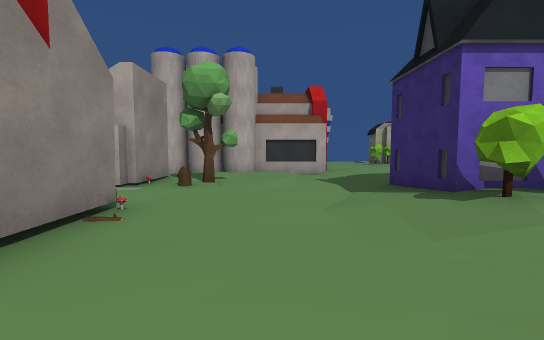
View 1 (above)

18 first-person views from a walk through a 3-D level made in the Unity game engine. The camera is 1.3 m above the floor, tilts 4° down and sees 90° across. The floor is counted in squares, 2 m on a side. Each view is taken from the middle of a square. On the plan, view 1 faces up. The plan holds only what a view shows up to about 9 squares ahead; the rest is blank.

View 2
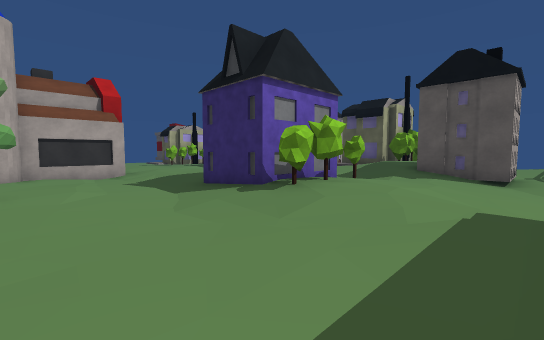

View 3
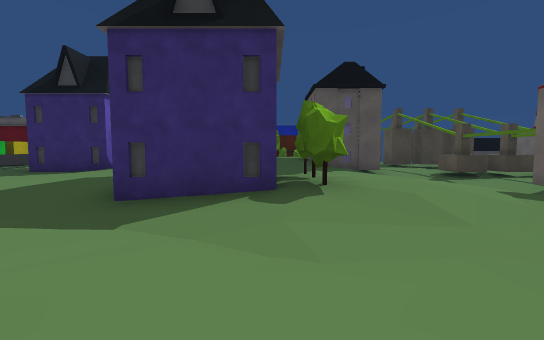

View 4
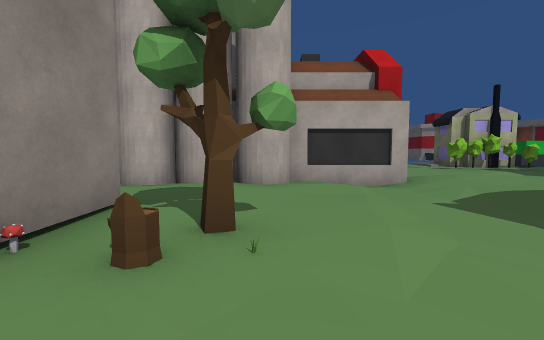

View 5
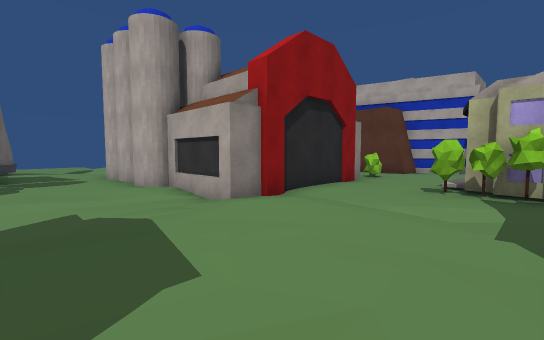

View 6
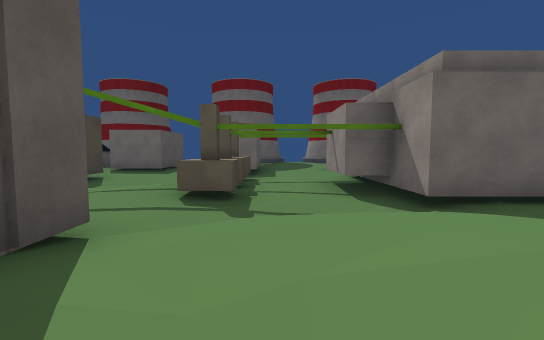

View 7
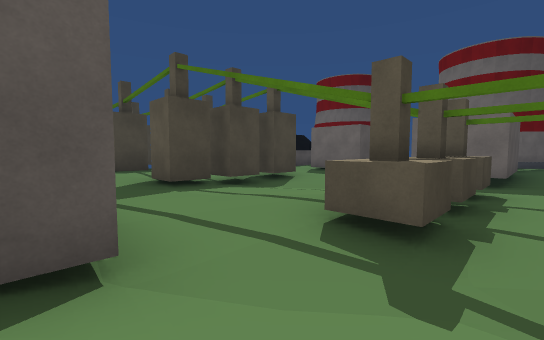

View 8
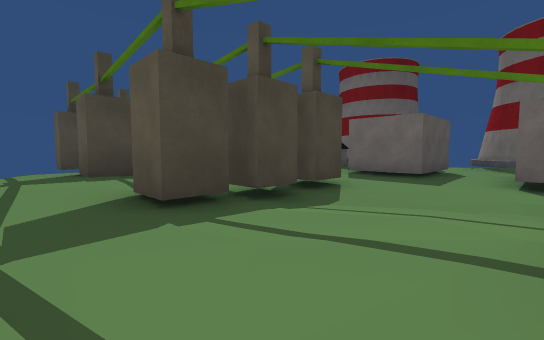

View 9
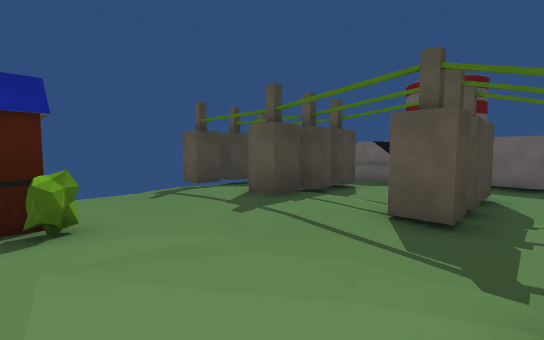

View 10
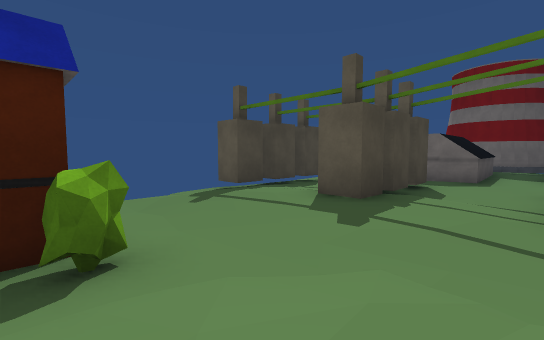

View 11
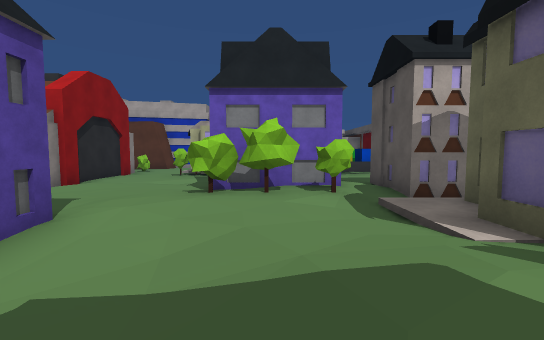

View 12
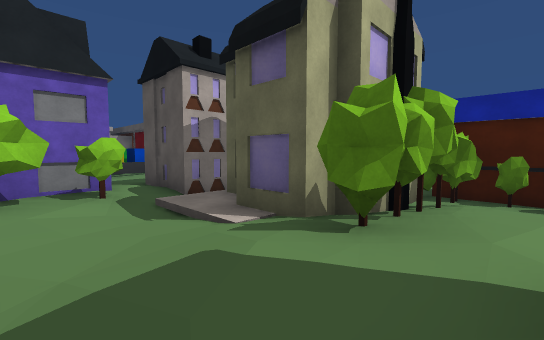

View 13
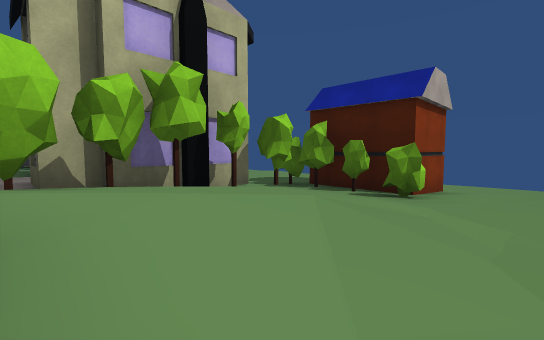

View 14
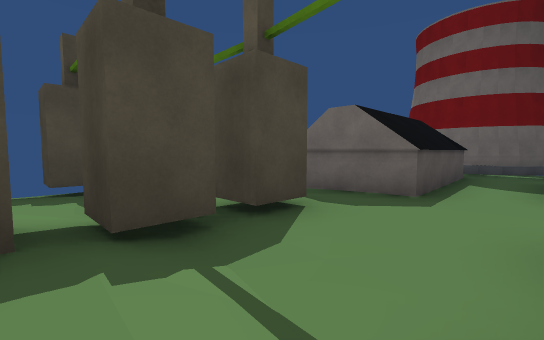

View 15
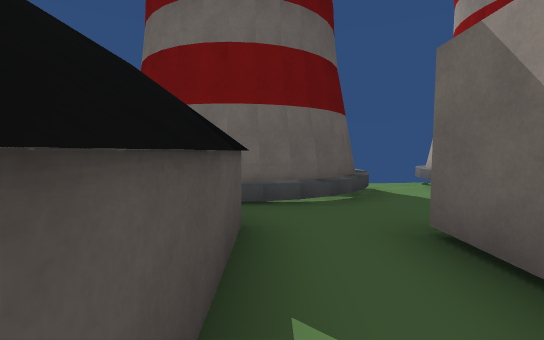

View 16
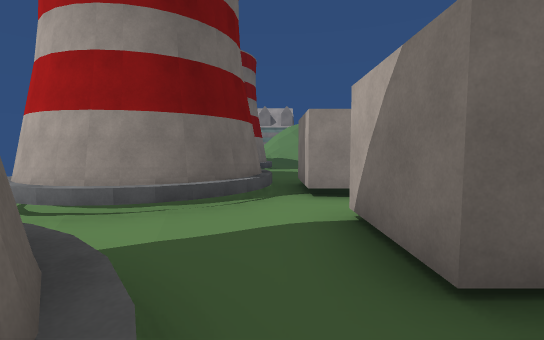

View 17
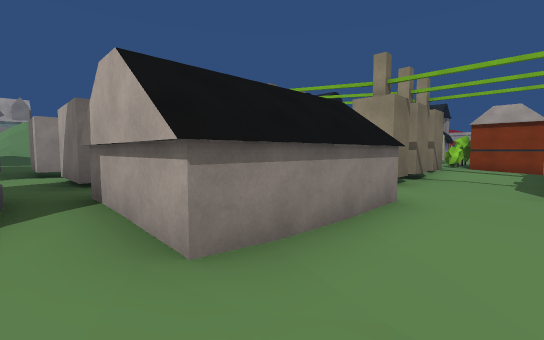

View 18
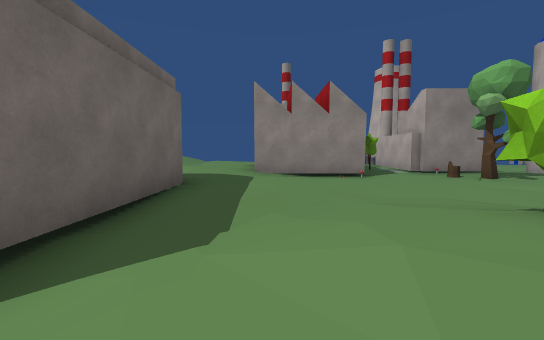

### Floor plan
Key: @ floor where view 1 was taken; # wall or solid block; x gap in a wall; . main floor; : floor 0.25 m higher than the main floor; - floor 0.25 m lower than the main floor; + floor 0.5 m higher than the main floor; _ floor 0.5 m lower than the main floor; * floor 0.75 m higher than the main floor; / step, stairs or slope; ^ raised ledge; T tree; S stump; H house; O other object.
Columns run from 7 left of view 1 to 18 right of it. Each row starts with its distance up from view 1.
 17           ..
 16           ..
 15          #:. H
 14          #::HHH
 13          #::###
 12          #:::::  ::
 11          #.:/:#  /:
 10    #######::::#  /#
  9   :..:..-/::::###+##
  8  :::::....:::+HHH/H#
  7 #:: #::..-/::+++:+H   .-
  6     #OT/--###/++/+H  ..-
  5    ##S..-/# #::///###H.-
  4     #:.../###.//*HHHH.##
  3     ##.../HHH////////.H##-
  2      #::./++::/##////../-_
  1      #:::./////H#/:::..//-
  0    +++:@::.//--....::::///
 -1    ++++####---.....:::::./
 -2           ##--^...#.:##/.#
 -3            #..#./-#..##.-#
 -4            ...^---#..##--#
 -5            ..--........--
 -6            ..---.....##--
 -7              -##.##..##--
 -8              -##.##.:##--
 -9            :./##.##.:##//
-10            :::x^..../////
-11              ####..###
-12                 #^.#
-13                 #-/
-14                 #-

Where each view was taken, in squares from view 1:
view 1: 0 up, 0 right, facing up
view 2: 0 up, 1 left, facing up-right
view 3: 4 up, 1 left, facing right
view 4: 4 up, 1 left, facing up
view 5: 7 up, 6 right, facing up-left
view 6: 3 up, 6 right, facing down
view 7: 1 up, 6 right, facing down-right
view 8: 0 up, 8 right, facing down-right
view 9: 3 up, 10 right, facing down-right
view 10: 3 up, 12 right, facing down-right
view 11: 3 up, 8 right, facing up
view 12: 3 up, 8 right, facing up-right
view 13: 1 up, 10 right, facing up-right
view 14: 2 down, 12 right, facing down-right
view 15: 7 down, 13 right, facing down
view 16: 10 down, 13 right, facing left
view 17: 10 down, 17 right, facing up-left
view 18: 1 up, 5 right, facing left
